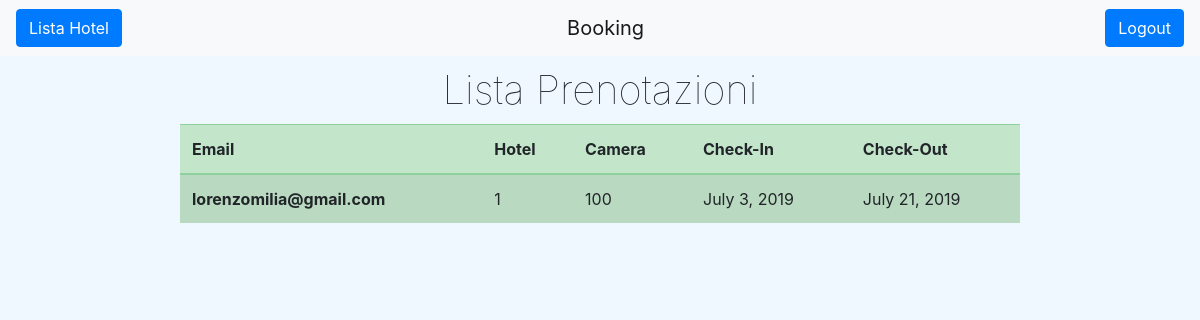
/homeAlbergatore/ (signed in), run on an earlier commit of the app's database.
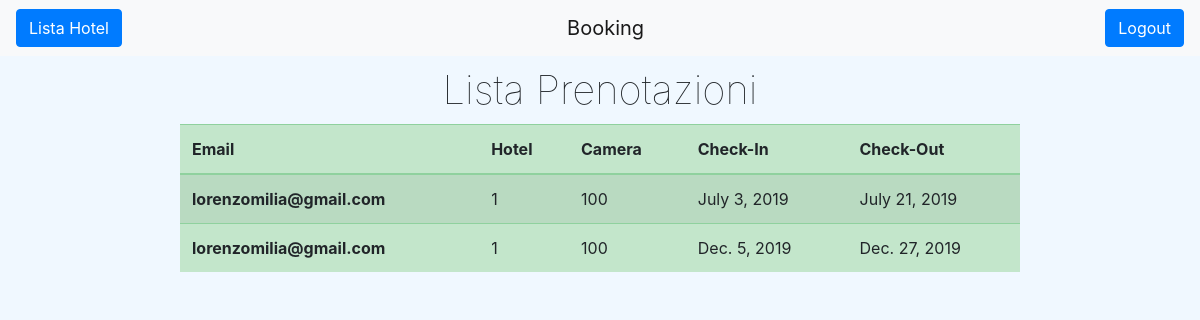
And on a later commit of the database.
### ProgettoISW/models.py (models this page shows, shortened)
class Prenotazione(models.Model):
    email = models.EmailField()
    camera = models.ForeignKey(Camera, on_delete=models.CASCADE)
    checkIn = models.DateField()
    checkOut = models.DateField()

class Camera(models.Model):
    hotel = models.ForeignKey(Hotel, on_delete=models.CASCADE)
    numero = models.IntegerField()
    nLetti = models.IntegerField()
    prezzo = models.FloatField()
    servizi = models.TextField()

class Hotel(models.Model):
    albergatore = models.ForeignKey(Albergatore, on_delete=models.CASCADE)
    nome = models.CharField(max_length=100)
    descrizione = models.TextField()
    citta = models.CharField(max_length=100)
    indirizzo = models.CharField(max_length=100)

### ProgettoISW/views.py (the view)
# urls.py: path('homeAlbergatore/', views.homeAlbergatore),
def homeAlbergatore(request):
    if 'nomeAlbergatore' in request.session:
        for a in Albergatore.objects.all():
            if a.username == request.session['nomeAlbergatore']:
                albergatore = a
                elencoPrenotazioni = []
                for p in Prenotazione.objects.all():
                    if p.camera.hotel.albergatore.username == albergatore.username:
                        elencoPrenotazioni.append(p)
                return render(request, "homeAlbergatore.html", {'prenotazioni': elencoPrenotazioni})
        return redirect('/home/')
    else:
        return redirect('/home/')

### templates/homeAlbergatore.html (shortened to what this page needs)
{% extends "base.html" %}
{% block tasto-sinistro %}
    <button id="lista-hotel" class="btn btn-primary" type="button">
            <a href="/listaHotel/">Lista Hotel</a>
    </button>
{% endblock %}
{% block content %}
    <main>
        <div class="wrapper">
            <h1 id="maintitle">Lista Prenotazioni</h1>
            <table class="table table-striped table-hover table-success">
                <thead>
                    <tr>
                        <th scope="col">Email</th>
                        <th scope="col">Hotel</th>
                        <th scope="col">Camera</th>
                        <th scope="col">Check-In</th>
                        <th scope="col">Check-Out</th>
                    </tr>
                </thead>
                <tbody>
                    {% for p in prenotazioni %}
                    <tr>
                        <th scope="row">{{ p.email }}</th>
                        <td>{{ p.camera.hotel.nome }}</td>
                        <td>{{ p.camera.numero }}</td>
                        <td>{{ p.checkIn }}</td>
                        <td>{{ p.checkOut }}</td>
                    </tr>
                    {% endfor %}
                </tbody>
            </table>
        </div>
    </main>
{% endblock %}

### templates/base.html (shortened to what this page needs)
<!DOCTYPE html>
<html lang="en">
{% load static %}
<head>
    <link rel="stylesheet" href="https://stackpath.bootstrapcdn.com/bootstrap/4.3.1/css/bootstrap.min.css">
    <link rel="stylesheet" href="{% static 'css/style.css' %}" type="text/css">
</head>
<body>
    <nav class="navbar navbar-light bg-light justify-content">
        {% block tasto-sinistro %}{% endblock %}
        <a class="navbar-brand" href="/home/">Booking</a>
        {% if request.session.nomeAlbergatore is not None %}
            <button id="logout" class="btn btn-primary" type="button">
                <a href="/logout/">Logout</a>
            </button>
        {% else %}
            <button id="login" class="btn btn-primary" type="button">
                <a href="/login/">Login</a>
            </button>
        {% endif %}
    </nav>
    {% block content %}{% endblock %}
</body>
</html>

### static/css/style.css (style rules this page uses)
* { box-sizing: border-box; }
body { background-color: aliceblue; }
button a { color: white; }
#maintitle { margin: 10px 0; font-weight: lighter; text-align: center; }
.wrapper { width: 70%; margin: auto; }
table { background-color: unset; }

What changed in the data, as far as the page shows it:
added Prenotazione: email "lorenzomilia@gmail.com", camera.hotel.nome "1", camera.numero "100", checkIn "Dec. 5, 2019", checkOut "Dec. 27, 2019"
